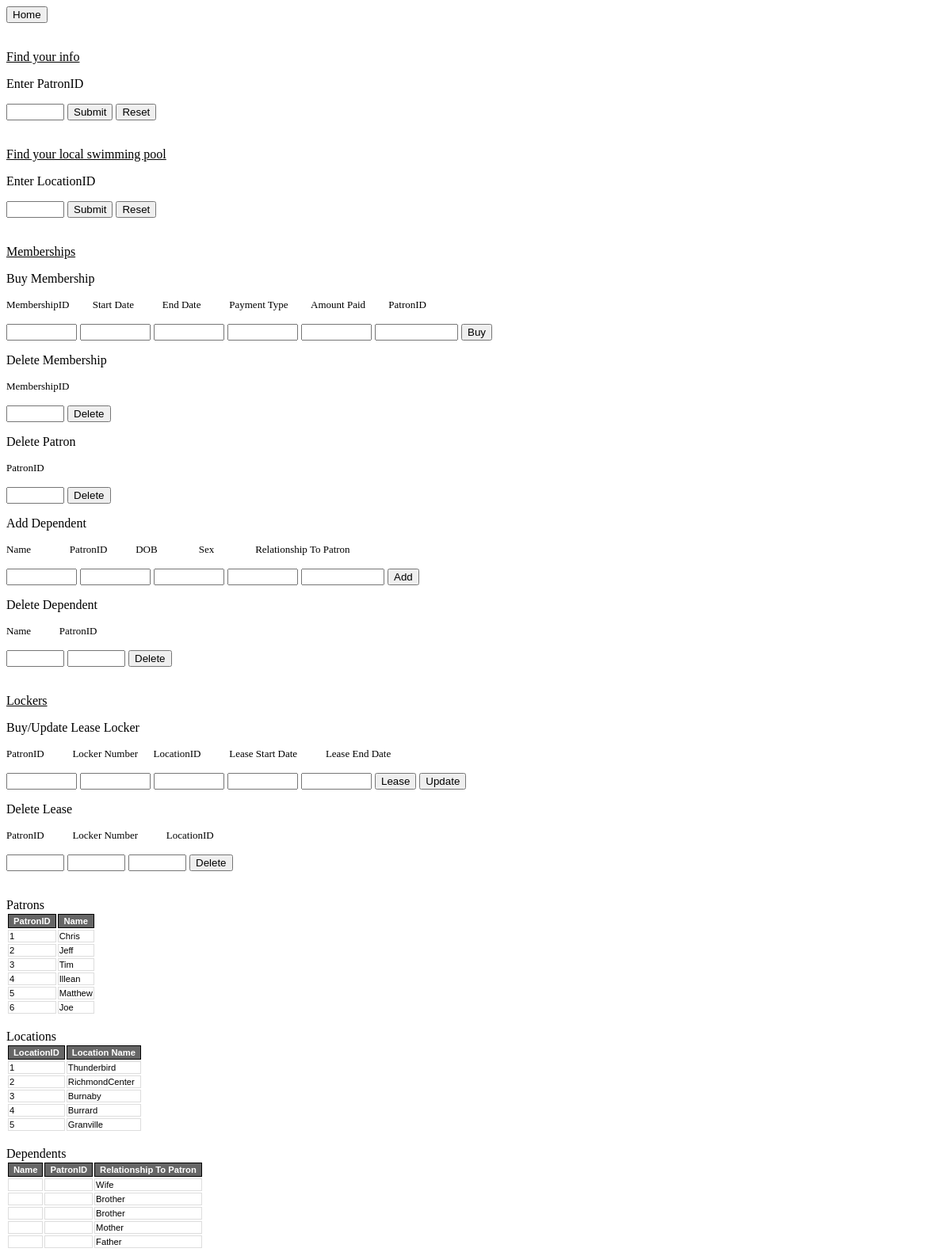
The page /patron.php on the database its author committed.
### tables this page shows
CREATE TABLE Patron(
	PatronID INTEGER,
	Name CHAR(30),
	DOB DATE,
	Sex CHAR(1),
	Phone_Number CHAR(10),
	Postal_Code CHAR(6) NOT NULL,
	PRIMARY KEY (PatronID),
	FOREIGN KEY (Postal_Code) REFERENCES Address(Postal_Code));

CREATE TABLE Location(
	LocationID INTEGER,
	Location_Name CHAR(30),
	Opening_Time SMALLINT,
	Closing_Time SMALLINT,
	Phone_Number CHAR(10),
	Postal_Code CHAR(6) NOT NULL,
	PRIMARY KEY (LocationID),
	UNIQUE (Phone_Number),
	UNIQUE (Location_Name, Postal_Code),
	FOREIGN KEY (Postal_Code) REFERENCES Address(Postal_Code));

CREATE TABLE Dependents(
	Name CHAR(30),
	PatronID INTEGER,
	DOB DATE,
	Sex CHAR(1),
	Relationship_To_Patron CHAR(20),
	PRIMARY KEY (Name, PatronID),
	FOREIGN KEY (PatronID) REFERENCES Patron(PatronID) ON DELETE CASCADE);

### patron.php (the view, shortened to what this page needs)
<p>
<button onclick="window.location.href = 'home.php';">Home</button>
</p>
<u>Find your info</u>
<p>Enter PatronID</p>
<form method="POST" action="patron.php">
<p><input type="text" name="insPatronID" size="6">
<input type="submit" value="Submit" name="selectPatronID">
<input type="submit" value="Reset" name="selectAll"></p>
</form>
<u>Find your local swimming pool</u>
<p>Enter LocationID</p>
<form method="POST" action="patron.php">
<p><input type="text" name="queryLocationID" size="6">
<input type="submit" value="Submit" name="selectLocationID">
<input type="submit" value="Reset" name="selectAll"></p>
</form>
<u>Memberships</u>
<p>Buy Membership</p>
<p>
  <font size="2"> MembershipID&nbsp;&nbsp;&nbsp;&nbsp;&nbsp;&nbsp;&nbsp;&nbsp;
  Start Date&nbsp;&nbsp;&nbsp;&nbsp;&nbsp;&nbsp;&nbsp;&nbsp;&nbsp;&nbsp;
  End Date&nbsp;&nbsp;&nbsp;&nbsp;&nbsp;&nbsp;&nbsp;&nbsp;&nbsp;&nbsp;
  Payment Type&nbsp;&nbsp;&nbsp;&nbsp;&nbsp;&nbsp;&nbsp;&nbsp;
  Amount Paid&nbsp;&nbsp;&nbsp;&nbsp;&nbsp;&nbsp;&nbsp;&nbsp;
  PatronID</font>
</p>
<form method="POST" action="patron.php">
   <p>
      <input type="text" name="insMembershipID_membership" size="8">
      <input type="text" name="insStartDate_membership" size="8">
	  <input type="text" name="insEndDate_membership" size="8">
      <input type="text" name="insPaymentType_membership"size="8">
      <input type="text" name="insAmountPaid_membership"size="8">
      <input type="text" name="insPatronID_membership"size="10">
      <input type="submit" value="Buy" name="insert_membership">
   </p>
</form>
<p> Delete Membership </p>
<p><font size="2">MembershipID</font></p>
<form method="POST" action="patron.php">
   <p>
      <input type="text" name="deletedMembershipID_membership" size="6">
      <input type="submit" value="Delete" name="delete_membership">
   </p>
</form>
<p> Delete Patron </p>
<p><font size="2">PatronID</font></p>
<form method="POST" action="patron.php">
   <p>
      <input type="text" name="deletedPatronID_patron" size="6">
      <input type="submit" value="Delete" name="delete_patron">
   </p>
</form>
<p>Add Dependent</p>
<p>
  <font size="2"> Name&nbsp;&nbsp;&nbsp;&nbsp;&nbsp;&nbsp;&nbsp;&nbsp;&nbsp;&nbsp;&nbsp;&nbsp;&nbsp;&nbsp;
  PatronID&nbsp;&nbsp;&nbsp;&nbsp;&nbsp;&nbsp;&nbsp;&nbsp;&nbsp;&nbsp;
  DOB&nbsp;&nbsp;&nbsp;&nbsp;&nbsp;&nbsp;&nbsp;&nbsp;&nbsp;&nbsp;&nbsp;&nbsp;&nbsp;&nbsp;&nbsp;
  Sex&nbsp;&nbsp;&nbsp;&nbsp;&nbsp;&nbsp;&nbsp;&nbsp;&nbsp;&nbsp;&nbsp;&nbsp;&nbsp;&nbsp;&nbsp;
  Relationship To Patron</font>
</p>
<form method="POST" action="patron.php">
   <p>
     <input type="text" name="insName_dependents" size="8">
      <input type="text" name="insPatronID_dependents" size="8">
      <input type="text" name="insDOB_dependents"size="8">
      <input type="text" name="insSex_dependents"size="8">
      <input type="text" name="insRelationshipToPatron_dependents"size="10">
      <input type="submit" value="Add" name="insert_dependents">
   </p>
</form>
<p> Delete Dependent</p>
<p><font size="2">Name&nbsp;&nbsp;&nbsp;&nbsp;&nbsp;&nbsp;&nbsp;&nbsp;&nbsp;&nbsp;
                  PatronID</font></p>
<form method="POST" action="patron.php">
   <p>
      <input type="text" name="deletedName_dependents" size="6">
      <input type="text" name="deletedPatronID_dependents" size="6">
      <input type="submit" value="Delete" name="delete_dependents">
   </p>
</form>
<u>Lockers</u>
<p>Buy/Update Lease Locker</p>
<p>
  <font size="2">PatronID&nbsp;&nbsp;&nbsp;&nbsp;&nbsp;&nbsp;&nbsp;&nbsp;&nbsp;&nbsp;
  Locker Number&nbsp;&nbsp;&nbsp;&nbsp;&nbsp;
  LocationID&nbsp;&nbsp;&nbsp;&nbsp;&nbsp;&nbsp;&nbsp;&nbsp;&nbsp;&nbsp;
  Lease Start Date&nbsp;&nbsp;&nbsp;&nbsp;&nbsp;&nbsp;&nbsp;&nbsp;&nbsp;&nbsp;
  Lease End Date</font>
</p>
<form method="POST" action="patron.php">
   <p>
      <input type="text" name="insPatronID_patronleaseslocker" size="8">
      <input type="text" name="insLockerNum_patronleaseslocker" size="8">
      <input type="text" name="insLocationID_patronleaseslocker"size="8">
      <input type="text" name="insLeaseStartDate_patronleaseslocker"size="8">
      <input type="text" name="insLeaseEndDate_patronleaseslocker"size="8">
      <input type="submit" value="Lease" name="insert_patronleaseslocker">
	  <input type="submit" value="Update" name="update_patronleaseslocker">
   </p>
</form>
<p>Delete Lease</p>
<p><font size="2">PatronID&nbsp;&nbsp;&nbsp;&nbsp;&nbsp;&nbsp;&nbsp;&nbsp;&nbsp;&nbsp;
                  Locker Number&nbsp;&nbsp;&nbsp;&nbsp;&nbsp;&nbsp;&nbsp;&nbsp;&nbsp;&nbsp;
                  LocationID</font></p>
<form method="POST" action="patron.php">
   <p>
      <input type="text" name="deletedPatronID_patronleaseslocker" size="6">
      <input type="text" name="deletedLockerNum_patronleaseslocker" size="6">
      <input type="text" name="deletedLocationID_patronleaseslocker" size="6">
      <input type="submit" value="Delete" name="delete_patronleaseslocker">
   </p>
</form>
<html>
</html>
<?php
$conn = OpenCon();
function printTable($resultFromSQL, $namesOfColumnsArray, $namesOfSQLArray, $tablename, $id)
{
    echo '<br>'.$tablename.'<br>';
    echo "<table id=$id>";
    echo "<tr>";
    foreach ($namesOfColumnsArray as $name) {
        echo "<th>$name</th>";
    }
    echo "</tr>";
    while ($row = $resultFromSQL->fetch_assoc()) {
        echo "<tr>";
		foreach ($namesOfSQLArray as $name) {
			echo "<td>" . $row["$name"] . "</td>";
		}
        echo "</tr>";
    }
    echo "</table>";
}
if ($conn) {
	if (array_key_exists('selectPatronID', $_POST)) {
		$bind1 = $_POST['insPatronID'];
		$result = $conn->query("select p.Name, p.DOB, p.Sex, p.Phone_Number, p.Postal_Code, a.Street, a.City, a.Province
		from Address a, Patron p
		where p.Postal_Code=a.Postal_Code and p.PatronID=$bind1
		group by p.PatronID, p.Name, p.DOB, p.Sex, p.Phone_Number, p.Postal_Code, a.Street, a.City, a.Province");
		$columnNames = array("Name", "DOB", "Sex", "Phone #", "Postal Code", "Street", "City", "Province");
		$selectNames = array("Name", "DOB", "Sex", "Phone_Number", "Postal_Code", "Street", "City", "Province");
		printTable($result, $columnNames, $selectNames, "Patron", "Patron");
		$result = $conn->query("select m.MembershipID, m.Start_Date, me.End_Date, m.Amount_Paid, m.Payment_Type
		from Membership m, MembershipExpiry me
		where m.PatronID=me.PatronID and m.Start_Date=me.Start_Date and m.PatronID=$bind1");
		$columnNames = array("MembershipID", "Start Date", "End Date", "Amount Paid ($)", "Payment Type");
		$selectNames = array("MembershipID", "Start_Date", "End_Date", "Amount_Paid", "Payment_Type");
		printTable($result, $columnNames, $selectNames, "Memberships", "Membership");
		$result = $conn->query("select Name, DOB, Sex, Relationship_To_Patron from Dependents where PatronID=$bind1");
		$columnNames = array("Name", "DOB", "Sex", "Relationship");
		$selectNames = array("Name", "DOB", "Sex", "Relationship_To_Patron");
		printTable($result, $columnNames, $selectNames, "Dependents", "Dependents");
		$result = $conn->query("select l.LocationID, l.Location_Name, v.visitdate
		from Visits v, Location l
		where v.LocationID=l.LocationID and PatronID=$bind1");
		$columnNames = array("Location ID", "Location", "Date");
		$selectNames = array("LocationID", "Location_Name", "visitdate");
		printTable($result, $columnNames, $selectNames, "Visits", "Visit");
		$result = $conn->query("select l.LocationID, loc.Location_Name, pl.Locker_Num, l.Locker_Condition, pl.Lease_Start_Date, pl.Lease_End_Date
		from Location loc, PatronLeasesLocker pl, Locker l
		where pl.LocationID=loc.LocationID and pl.LocationID=l.LocationID and pl.Locker_Num=l.Locker_Num and pl.PatronID=$bind1");
		$columnNames = array("LocationID", "Location", "Locker Number", "Locker Condition", "Lease Start", "Lease End");
		$selectNames = array("LocationID", "Location_Name", "Locker_Num", "Locker_Condition", "Lease_Start_Date", "Lease_End_Date");
		printTable($result, $columnNames, $selectNames, "Lockers", "PatronLeasesLocker");
	} else {
		$result = $conn->query("select PatronID, Name from Patron");
		$columnNames = array("PatronID", "Name");
		printTable($result, $columnNames, $columnNames, "Patrons", "PatronAll");
		$result = $conn->query("select l.LocationID, l.Location_Name from Location l order by locationID");
		$result = $conn->query("select d.name, d.patronid, d.Relationship_To_Patron from Dependents d order by d.patronid");
	}
} else {
	echo "cannot connect";
}
?>

### patron.php (style rules this page uses)
#PatronAll { width: 5%; }
th { font-family: Arial, Helvetica, sans-serif; font-size: .7em; background: #666; color: #FFF; padding: 2px 6px; border-collapse: separate; border: 1px solid #000; }
td { font-family: Arial, Helvetica, sans-serif; font-size: .7em; border: 1px solid #DDD; color: black; }

### rows shown on the page
patron: PatronID "1", Name "Chris"
patron: PatronID "2", Name "Jeff"
patron: PatronID "3", Name "Tim"
patron: PatronID "4", Name "Illean"
patron: PatronID "5", Name "Matthew"
patron: PatronID "6", Name "Joe"
location: LocationID "1", Location_Name "Thunderbird"
location: LocationID "2", Location_Name "RichmondCenter"
location: LocationID "3", Location_Name "Burnaby"
location: LocationID "4", Location_Name "Burrard"
location: LocationID "5", Location_Name "Granville"
dependents: Relationship_To_Patron "Wife"
dependents: Relationship_To_Patron "Brother"
dependents: Relationship_To_Patron "Brother"
dependents: Relationship_To_Patron "Mother"
dependents: Relationship_To_Patron "Father"

### other values the page prints
$tablename "Patrons Locations Dependents"
$name "PatronID"
$name "Name"
$name "LocationID"
$name "Location Name"
$name "Relationship To Patron"
